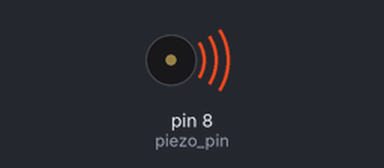
This sketch was run on a simulated Arduino Uno, built with avr-gcc and run on an emulated ATmega328P. Parts: buzzer (waves = sounding).

Above: at 4.2 s.
Timing chart, 0 to 9.2 s (numbered marks = the images above):
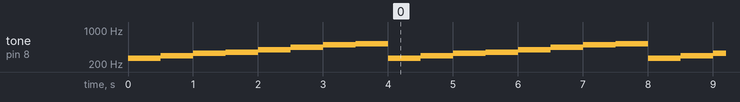

The sketch:

04_piezo_02.ino
```cpp
// 상수 : const (처음에 할당한 값을 절대 바꿀 수 없음.)
const int piezo_pin = 8; // 읽기 전용 상수 선언 => 이후 값 수정 불가
const int melody[] = {
  // 도, 레, 미 , 파, 솔, 라, 시, 도
  262, 294, 330, 349, 392, 440, 494, 523
};


void setup() {
  tone(piezo_pin, melody[0], 500); delay(500);
  tone(piezo_pin, melody[1], 500); delay(500);
  tone(piezo_pin, melody[2], 500); delay(500);
  tone(piezo_pin, melody[3], 500); delay(500);
  tone(piezo_pin, melody[4], 500); delay(500);
  tone(piezo_pin, melody[5], 500); delay(500);
  tone(piezo_pin, melody[6], 500); delay(500);
  tone(piezo_pin, melody[7], 500); delay(500);

}

void loop() {
  for (int i = 0; i < 8; i++){
    tone(piezo_pin, melody[i], 500);
    delay(500);

  }

}
```

Measured:
- by itself, tone on pin 8 (piezo_pin): repeats every 4.0 s: 294 Hz 0.50 s, 330 Hz 0.50 s, 349 Hz 0.50 s, 392 Hz 0.50 s, 440 Hz 0.50 s, 494 Hz 0.50 s, 523 Hz 0.50 s, 262 Hz 0.50 s
